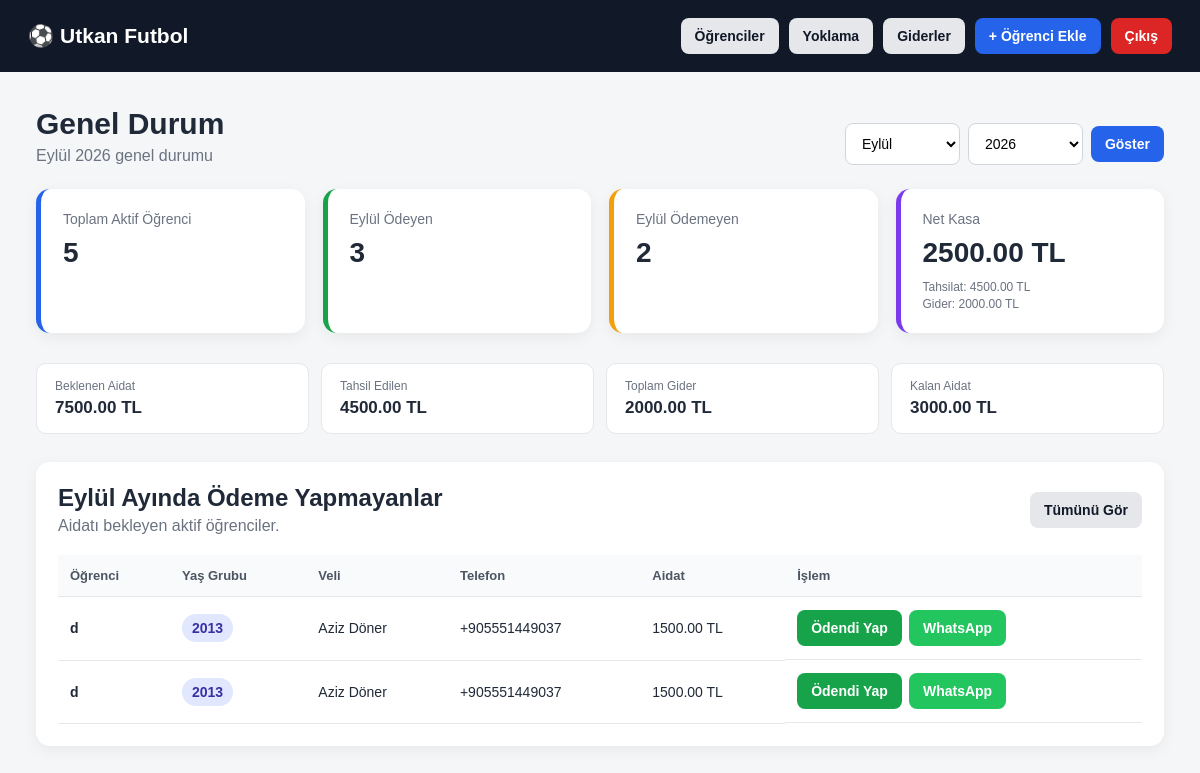
The page /dashboard (signed in) on the database as committed earlier.
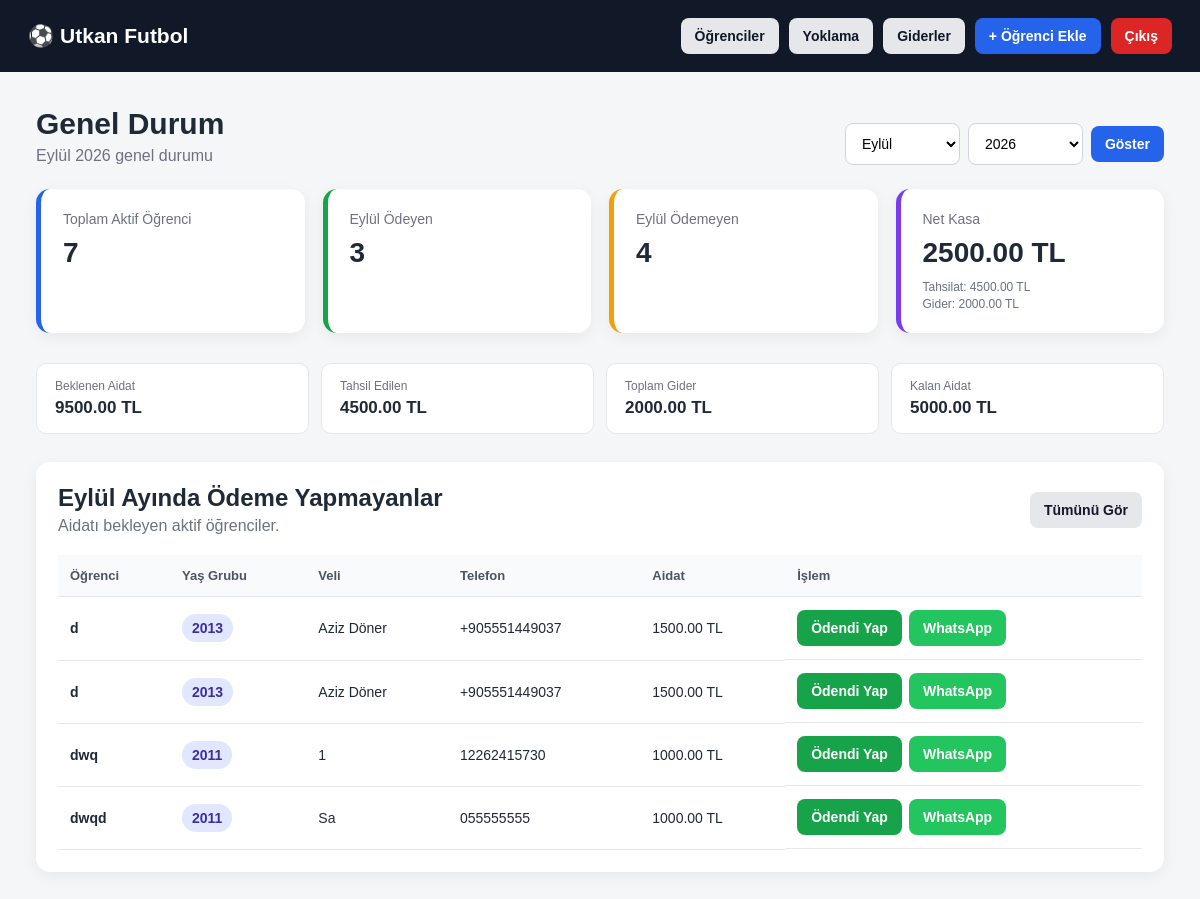
The same page on the database as committed later.
### tables this page shows
CREATE TABLE students (
            id INTEGER PRIMARY KEY AUTOINCREMENT,
            school_id INTEGER NOT NULL,
            name TEXT NOT NULL,
            birth_year INTEGER NOT NULL,
            parent_name TEXT,
            phone TEXT,
            monthly_fee REAL DEFAULT 0,
            active INTEGER DEFAULT 1,
            notes TEXT,
            created_at TEXT, class_group TEXT,
            FOREIGN KEY (school_id)
                REFERENCES schools(id)
                ON DELETE CASCADE
        );

### app.py (the view)
@app.route("/dashboard")
def dashboard():
    if not school_logged_in():
        return redirect(url_for("login"))
    school_id = session["school_id"]
    year, month = get_selected_period()
    conn = get_db()
    total_students = conn.execute("""
        SELECT COUNT(*)
        FROM students
        WHERE school_id = ?
        AND active = 1
    """, (school_id,)).fetchone()[0]
    paid_students = conn.execute("""
        SELECT COUNT(*)
        FROM students s
        JOIN payments p
            ON p.student_id = s.id
        WHERE s.school_id = ?
        AND s.active = 1
        AND p.year = ?
        AND p.month = ?
        AND p.paid = 1
    """, (
        school_id,
        year,
        month
    )).fetchone()[0]
    unpaid_students = (
        total_students - paid_students
    )
    expected_income = conn.execute("""
        SELECT COALESCE(SUM(monthly_fee), 0)
        FROM students
        WHERE school_id = ?
        AND active = 1
    """, (school_id,)).fetchone()[0]
    total_income = conn.execute("""
        SELECT COALESCE(SUM(p.amount), 0)
        FROM payments p
        JOIN students s
            ON s.id = p.student_id
        WHERE s.school_id = ?
        AND p.year = ?
        AND p.month = ?
        AND p.paid = 1
    """, (
        school_id,
        year,
        month
    )).fetchone()[0]
    remaining_income = (
        expected_income - total_income
    )
    total_expenses = conn.execute("""
        SELECT COALESCE(SUM(amount), 0)
        FROM expenses
        WHERE school_id = ?
        AND CAST(strftime('%Y', expense_date) AS INTEGER) = ?
        AND CAST(strftime('%m', expense_date) AS INTEGER) = ?
    """, (
        school_id,
        year,
        month
    )).fetchone()[0]
    net_cash = total_income - total_expenses
    unpaid_list = conn.execute("""
        SELECT
            s.*,
            COALESCE(p.paid, 0) AS paid
        FROM students s
        LEFT JOIN payments p
            ON p.student_id = s.id
            AND p.year = ?
            AND p.month = ?
        WHERE s.school_id = ?
        AND s.active = 1
        AND COALESCE(p.paid, 0) = 0
        ORDER BY
            s.birth_year DESC,
            s.name ASC
    """, (
        year,
        month,
        school_id
    )).fetchall()
    conn.close()
    return render_template(
        "dashboard.html",
        total_students=total_students,
        paid_students=paid_students,
        unpaid_students=unpaid_students,
        expected_income=expected_income,
        total_income=total_income,
        remaining_income=remaining_income,
        total_expenses=total_expenses,
        net_cash=net_cash,
        unpaid_list=unpaid_list,
        selected_year=year,
        selected_month=month,
        month_name=MONTH_NAMES[month],
        months=MONTH_NAMES
    )

### app.py (called while the page is built)
def get_db():
    conn = sqlite3.connect(DB_NAME)
    conn.row_factory = sqlite3.Row
    conn.execute("PRAGMA foreign_keys = ON")
    return conn

def school_logged_in():
    return (
        session.get("logged_in")
        and session.get("role") == "school"
        and session.get("school_id")
    )

def get_selected_period():
    now = datetime.now()
    try:
        year = int(request.args.get("year", now.year))
    except:
        year = now.year
    try:
        month = int(request.args.get("month", now.month))
    except:
        month = now.month
    if month < 1 or month > 12:
        month = now.month
    return year, month

### templates/dashboard.html (shortened to what the changed rows need)
<!DOCTYPE html>
<html lang="tr">
<head>
    <link rel="stylesheet" href="{{ url_for('static', filename='style.css') }}">
</head>
<body>
<header class="topbar">
    <div>
        <h2>⚽ {{ session.school_name or "Futbol Okulu Paneli" }}</h2>
    </div>
</header>
<main class="container">
    <div class="dashboard-heading">
        <div>
            <h1>Genel Durum</h1>
        </div>
    </div>
    <section class="stats-grid">
        <div class="stat-card">
            <span>Toplam Aktif Öğrenci</span>
            <strong>
                {{ total_students }}
            </strong>
        </div>
        <div class="stat-card warning-card">
            <span>{{ month_name }} Ödemeyen</span>
            <strong>
                {{ unpaid_students }}
            </strong>
        </div>
    </section>
    <section class="finance-summary">
        <div>
            <span>Beklenen Aidat</span>
            <strong>
                {{ "%.2f"|format(expected_income) }} TL
            </strong>
        </div>
        <div>
            <span>Kalan Aidat</span>
            <strong>
                {{ "%.2f"|format(remaining_income) }} TL
            </strong>
        </div>
    </section>
    <section class="panel-section">
        <div class="section-header">
            <div>
                <h2>
                    {{ month_name }} Ayında Ödeme Yapmayanlar
                </h2>
            </div>
        </div>
        {% if unpaid_list %}
        <div class="table-wrapper">
            <table>
                <thead>
                    <tr>
                        <th>Öğrenci</th>
                        <th>Yaş Grubu</th>
                        <th>Veli</th>
                        <th>Telefon</th>
                        <th>Aidat</th>
                        <th>İşlem</th>
                    </tr>
                </thead>
                <tbody>
                {% for student in unpaid_list %}
                    <tr>
                        <td>
                            <strong>
                                {{ student.name }}
                            </strong>
                        </td>
                        <td>
                            <span class="badge">
                                {{ student.birth_year }}
                            </span>
                        </td>
                        <td>
                            {{ student.parent_name or "-" }}
                        </td>
                        <td>
                            {{ student.phone or "-" }}
                        </td>
                        <td>
                            {{ "%.2f"|format(student.monthly_fee) }} TL
                        </td>
                        <td class="actions">
                            <form
                                method="POST"
                                action="{{ url_for(
                                    'toggle_payment',
                                    student_id=student.id
                                ) }}"
                            >
                                <button
                                    type="submit"
                                    class="btn success"
                                >
                                    Ödendi Yap
                                </button>
                            </form>
                            {% if student.phone %}
                            <a
                                class="btn whatsapp"
                                target="_blank"
                                href="https://wa.me/90{{ student.phone|replace(' ', '')|replace('(', '')|replace(')', '')|replace('-', '')|replace('+90', '')|replace('0', '', 1) }}"
                            >
                                WhatsApp
                            </a>
                            {% endif %}
                        </td>
                    </tr>
                {% endfor %}
                </tbody>
            </table>
        </div>
        {% else %}
        <div class="empty-state">
            🎉 {{ month_name }} ayında ödeme bekleyen öğrenci bulunmuyor.
        </div>
        {% endif %}
    </section>
</main>
</body>
</html>

Rows that differ between the two databases and show on the page:
added students: name "dwq", birth_year "2011", parent_name "1", phone "12262415730", monthly_fee "1000.00"
added students: name "dwqd", birth_year "2011", parent_name "Sa", phone "055555555", monthly_fee "1000.00"
Other text that changed with them:
{{ total_students }}: "5" → "7"
{{ unpaid_students }}: "2" → "4"
{{ "%.2f"|format(expected_income) }}: "7500.00" → "9500.00"
{{ "%.2f"|format(remaining_income) }}: "3000.00" → "5000.00"
